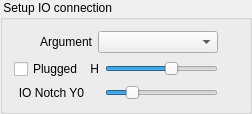
        <widget class="QGroupBox" name="groupbox_arg_setup_io">
         <property name="title">
          <string> Setup IO connection </string>
         </property>
         <layout class="QHBoxLayout" name="horizontalLayout_20">
          <item>
           <layout class="QGridLayout" name="gridLayout_7">
            <item row="0" column="0" colspan="2">
             <widget class="QLabel" name="label_arg_io_argument">
              <property name="text">
               <string>Argument</string>
              </property>
              <property name="alignment">
               <set>Qt::AlignRight|Qt::AlignTrailing|Qt::AlignVCenter</set>
              </property>
             </widget>
            </item>
            <item row="0" column="2" colspan="2">
             <widget class="QComboBox" name="combobox_arg_io_argument"/>
            </item>
            <item row="1" column="0">
             <widget class="QCheckBox" name="checkbox_arg_io_plugged">
              <property name="text">
               <string>Plugged</string>
              </property>
             </widget>
            </item>
            <item row="1" column="1" colspan="2">
             <widget class="QLabel" name="label_arg_io_plugged_height">
              <property name="text">
               <string>H</string>
              </property>
              <property name="alignment">
               <set>Qt::AlignRight|Qt::AlignTrailing|Qt::AlignVCenter</set>
              </property>
             </widget>
            </item>
            <item row="1" column="3">
             <widget class="QSlider" name="slider_arg_io_plugged_height">
              <property name="maximum">
               <number>200</number>
              </property>
              <property name="value">
               <number>120</number>
              </property>
              <property name="orientation">
               <enum>Qt::Horizontal</enum>
              </property>
             </widget>
            </item>
            <item row="2" column="0">
             <widget class="QLabel" name="label_arg_io_notch_y0">
              <property name="text">
               <string>IO Notch Y0</string>
              </property>
              <property name="alignment">
               <set>Qt::AlignRight|Qt::AlignTrailing|Qt::AlignVCenter</set>
              </property>
             </widget>
            </item>
            <item row="2" column="3">
             <widget class="QSlider" name="slider_arg_io_notch_y0">
              <property name="minimumSize">
               <size>
                <width>113</width>
                <height>0</height>
               </size>
              </property>
              <property name="maximumSize">
               <size>
                <width>200</width>
                <height>16777215</height>
               </size>
              </property>
              <property name="minimum">
               <number>0</number>
              </property>
              <property name="maximum">
               <number>100</number>
              </property>
              <property name="value">
               <number>20</number>
              </property>
              <property name="orientation">
               <enum>Qt::Horizontal</enum>
              </property>
             </widget>
            </item>
           </layout>
          </item>
          <item>
           <spacer name="horizontalSpacer_19">
            <property name="orientation">
             <enum>Qt::Horizontal</enum>
            </property>
            <property name="sizeHint" stdset="0">
             <size>
              <width>20</width>
              <height>20</height>
             </size>
            </property>
           </spacer>
          </item>
         </layout>
        </widget>
